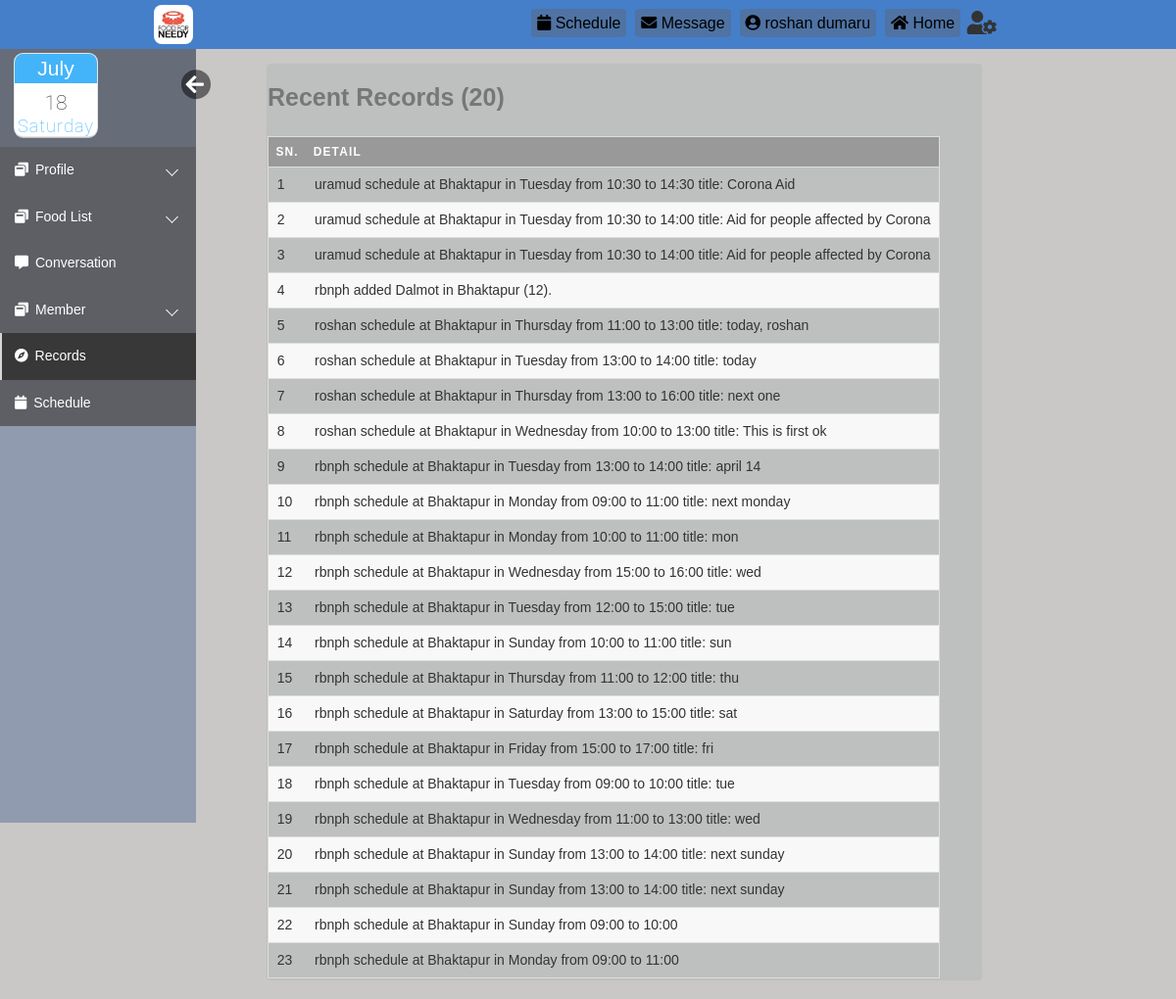
Screenshot of /html/records.php (signed in) with the database file from the repository.
### tables this page shows
CREATE TABLE `records` (
  `record_id` int(10) UNSIGNED NOT NULL,
  `description` varchar(100) DEFAULT NULL,
  `reg_id` int(10) UNSIGNED DEFAULT NULL,
  `date` datetime NOT NULL DEFAULT CURRENT_TIMESTAMP
);

### html/records.php (the view, shortened to what this page needs)
<!DOCTYPE html>
<html lang="en">
<head>
    <link rel="stylesheet" href="https://maxcdn.bootstrapcdn.com/bootstrap/3.3.6/css/bootstrap.min.css">
    <link rel="stylesheet" href="https://maxcdn.bootstrapcdn.com/font-awesome/4.6.3/css/font-awesome.min.css">
    <link rel="stylesheet" href="css/loginindex.css">
    <link rel="stylesheet" href="css/editprofile.css">
    <link rel="stylesheet" href="css/index.css">
    <link rel="stylesheet" href="https://use.fontawesome.com/releases/v5.3.1/css/all.css">
    <link rel="stylesheet" href="css/datetime.css">
</head>
<body>
    <div class="body_wrapper">
        <div class="container">
            <div class="col-md-8 col-sm-9 contains">
                <div class="panel profile-panel">
    <?php
    $count=1;
    require_once("DBConnect.php");
        $sql = "SELECT * from records ";
	$result = $conn-> query($sql);
	if($result-> num_rows >0){
        if($result-> num_rows>20){
            $del1=$result-> num_rows-20;
            $del_count=0;
            while($del_count<$del1){
                $row = $result-> fetch_assoc();
                $record_ids=$row["record_id"];
               $sql0= "DELETE FROM `records` WHERE `record_id`='$record_ids'";
               require_once("DBConnect.php");
               mysqli_query($conn, $sql0);
               $del_count++;
            }}
            $sql = "SELECT * from records ORDER BY `date` DESC ";
            $result = $conn-> query($sql);
        ?>
        <table>
        <caption><b style="font-size:25px">Recent Records (20)</b></caption>
        <thead>
            <th scope="col"><span>Sn.</span></th>
            <th scope="col"><span>Detail</span></th>
        </thead>
        <tbody>
    <?php
        while($row = $result-> fetch_assoc()){?>
    <tr>
    <td scope="row"><?=$count?></td>
    <td><?=$row["description"]?></td>
    </tr>
         <?php   $count++;
				}}
        echo "</tbody></table>";
        ?>
                </div>
            </div>
        </div>
    </div>
</body>
</html>

### html/css/loginindex.css (style rules this page uses)
* { margin: 0; padding: 0; font-family: sans-serif; list-style: none; text-decoration: none; }
.me #hide, .me #show { position: absolute; transform: scale(1.5); right: -60px; bottom: 40px; width: 20px; padding-top: 2px; padding-left: 3px; color: #FFF; border-radius: 0%; border-style: initial; border-radius: 50%; background: rgba(0, 0, 0, 0.5); }
#mySidebar { transition: 0.4s; }

### html/css/editprofile.css (style rules this page uses)
.sidemenu { float: left; }
.me { position: relative; width: calc(100% - 50px); height: 85px; padding: 15px 25px; margin-bottom: 15px; }
.profile-panel { margin-top: 2%; background-color: rgb(190, 192, 192); }
.navbars { display: flex; flex-direction: row; flex-wrap: wrap-reverse; font-size: 1.1rem; justify-content: space-around; background: #457fca; padding-top: 10px; padding-bottom: 5px; height: 50px; }
.navbars1 { display: flex; flex-direction: row-reverse; flex-wrap: wrap-reverse; font-size: 1.1rem; }
.navbars a { text-decoration: none; color: black; border-radius: 8%; font-size: 1.6rem; font-family: 'Franklin Gothic Medium', 'Arial Narrow', Arial, sans-serif; padding: 6px; }
.navbars .nav1 a, .navbars .nav2 a, .navbars .nav4 a { background-color: rgba(107, 81, 57, 0.271); }
.navbars>div { margin-left: -20px; margin-right: 1%; margin-top: 6px; text-align: center; font-size: 0.8rem; z-index: 999; }
.navbars .nav3, .navbars .nav0 { margin-top: -3px; cursor: pointer; position: relative; z-index: 3; }

### html/css/index.css (style rules this page uses)
*, *::after, *::before { padding: 0px; margin: 0px; box-sizing: border-box; }
body { font-family: "Quicksand", "SolaimanLipi", sans-serif; font-size: 14px; }
.body_wrapper { width: 100%; height: 100%; background: #cac7c7; overflow: hidden; }
.sidemenu { float: left; width: 200px; height: calc(100vh - 10px); background: #909bb0; scrollbar-width: none; }
.sidemenu>ul { background: #666d78; }
.sidemenu>ul>li>a { display: block; position: relative; color: #fff; text-decoration: none; padding: 15px; background: rgba(87, 83, 83, 0.5); }
.sidemenu>ul>li>a>span { margin-right: 7px; }
.sidemenu>ul>li.active>a { background: #383838; color: #ffffff; }
.sidemenu>ul>li.active>a::before { display: block; position: absolute; content: ""; height: 100%; left: 0; top: 0; width: 2px; background-color: #d6d6d6; }
.sidemenu>ul>.dropdown>a { position: relative; display: block; }
.sidemenu>ul>.dropdown>a::after { content: ""; position: absolute; top: 40%; right: 10%; display: block; height: 9px; width: 9px; border-left: 1px solid #fff; border-bottom: 1px solid #fff; transition: 0.5s; transform: rotate(-45deg); }

### html/css/datetime.css (style rules this page uses)
.holders { margin: -10px 0 0 -10px; width: 70%; max-width: 500px; min-width: 490px; padding-bottom: 30px; }
.cells { display: inline-block; -webkit-user-select: none; }
#four { border-radius: 0.6em; }
.icons { font-size: 1em; display: block; position: relative; width: 6em; height:6em; background-color: #fff; box-shadow: 0 0 0 1px #e6e6e6, 0 2px 0 #bdbdbd; overflow: hidden; font-family: Roboto, sans-serif; transition: all 0.1s linear; margin: 0px auto; }
.icons * { position: absolute; width: 100%; font-size: 1.5em; font-weight: 100; font-style: normal; text-align: center; transition: all 0.2s linear; }
.icons strong { top: 0; color: #fff; background-color: #43B4FA; }
.icons h5 { bottom: 0em; color: #43B4FA; font-size: 1.3em; letter-spacing: 1px; }
.icons h6 { top: 45%; color: #2f2f2f; }

### html/records.php (style rules this page uses)
body { font-family: "Open Sans", sans-serif; line-height: 1.25; }
.panel table { border: 1px solid #ccc; border-collapse: collapse; table-layout: fixed; }
.panel table caption { font-size: 1.5em; margin: .5em 0 .75em; }
.panel table tr { border: 1px solid #ddd; padding: .35em; }
.panel table tr:nth-child(even) { background: #f8f8f8; }
.panel table th, .panel table td { padding: .625em; text-align: left; }
.panel table th { background: #999; color: #fff; font-size: .85em; letter-spacing: .1em; text-transform: uppercase; }
.panel table td { white-space: nowrap; overflow: hidden; text-overflow: ellipsis; }
@media only screen and (max-width: 1300px) { .panel td,.panel th { font-size: 14px; } }
.contains { margin-left:5%; }
.icons h6 { top: 35%; }
.icons h5 { bottom: -10px; }
.icons strong { padding: 0.1em 0; }

### rows the page displays
records: description "uramud schedule at Bhaktapur in Tuesday from 10:30 to 14:30 title: Corona Aid"
records: description "uramud schedule at Bhaktapur in Tuesday from 10:30 to 14:00 title: Aid for people affected by Corona"
records: description "uramud schedule at Bhaktapur in Tuesday from 10:30 to 14:00 title: Aid for people affected by Corona"
records: description "rbnph added Dalmot in Bhaktapur (12)."
records: description "roshan schedule at Bhaktapur in Thursday from 11:00 to 13:00 title: today, roshan"
records: description "roshan schedule at Bhaktapur in Tuesday from 13:00 to 14:00 title: today"
records: description "roshan schedule at Bhaktapur in Thursday from 13:00 to 16:00 title: next one"
records: description "roshan schedule at Bhaktapur in Wednesday from 10:00 to 13:00 title: This is first ok"
records: description "rbnph schedule at Bhaktapur in Tuesday from 13:00 to 14:00 title: april 14"
records: description "rbnph schedule at Bhaktapur in Monday from 09:00 to 11:00 title: next monday"
records: description "rbnph schedule at Bhaktapur in Monday from 10:00 to 11:00 title: mon"
records: description "rbnph schedule at Bhaktapur in Wednesday from 15:00 to 16:00 title: wed"
records: description "rbnph schedule at Bhaktapur in Tuesday from 12:00 to 15:00 title: tue"
records: description "rbnph schedule at Bhaktapur in Sunday from 10:00 to 11:00 title: sun"
records: description "rbnph schedule at Bhaktapur in Thursday from 11:00 to 12:00 title: thu"
records: description "rbnph schedule at Bhaktapur in Saturday from 13:00 to 15:00 title: sat"
records: description "rbnph schedule at Bhaktapur in Friday from 15:00 to 17:00 title: fri"
records: description "rbnph schedule at Bhaktapur in Tuesday from 09:00 to 10:00 title: tue"
records: description "rbnph schedule at Bhaktapur in Wednesday from 11:00 to 13:00 title: wed"
records: description "rbnph schedule at Bhaktapur in Sunday from 13:00 to 14:00 title: next sunday"
records: description "rbnph schedule at Bhaktapur in Sunday from 13:00 to 14:00 title: next sunday"
records: description "rbnph schedule at Bhaktapur in Sunday from 09:00 to 10:00"
records: description "rbnph schedule at Bhaktapur in Monday from 09:00 to 11:00"
